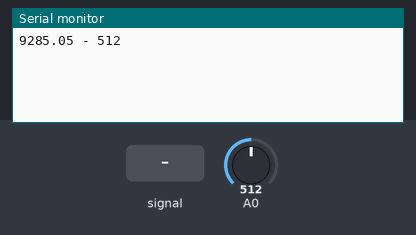
This sketch was run on a simulated Arduino Uno, built with avr-gcc and run on an emulated ATmega328P. On the bench: the last lines printed to the serial monitor. The test bench sets the inputs (shaded band); at power-on: A0 = 512.

Above: at 2.7 s.
2.8 s: A0 set to 716
At 3.8 s:
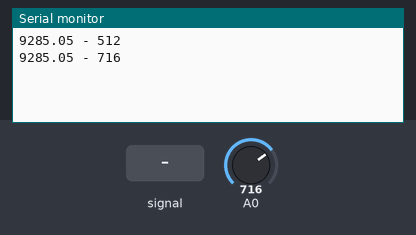
4.3 s: A0 set to 900
At 5.6 s:
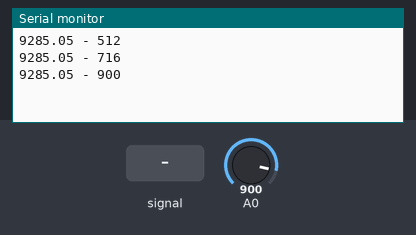
5.8 s: A0 fed a 200 Hz sine of ±81 counts around its level
At 7.8 s:
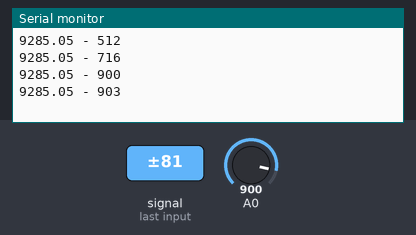
Timing chart, 0 to 8.3 s (numbered marks = the images above; inputs shaded):
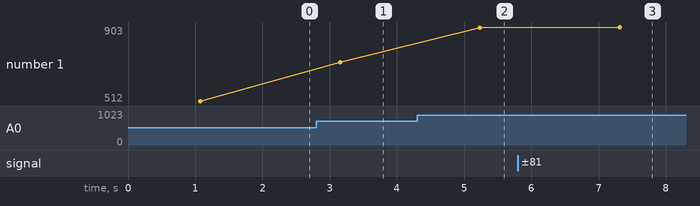

The sketch:

ADC_test.ino
```cpp
/*
  Arduino ADC Sampling rate test
  Rodrigo Feliciano - 10/01/2018
  www.pakequis.com.br
*/
#define N_SAMPLES 10000

unsigned long test;
float tmp = 0;
word i;
word dumb_read;

void setup()
{
  //resolution 8, 10 or 12 bits
  //analogReadResolution(12); //Arduino Due
  //analogReadResolution(10); //Arduino Due
  //analogReadResolution(8);  //Arduino Due
  Serial.begin(9600);
}

void loop()
{
  test = millis();

  //ADC Test
  for(i=0;i<N_SAMPLES;i++) dumb_read = analogRead(0);

  tmp = (millis() - test);
  tmp = (N_SAMPLES/tmp) * 1000; //1000ms = 1s

  Serial.print(tmp);
  Serial.print(" - ");
  Serial.println(dumb_read);
  delay(1000);
}
```

Measured:
- after the input at 2.8 s, the serial monitor: prints a new line after 0.36 s (image 1)
- after the input at 4.3 s, the serial monitor: prints a new line after 0.93 s (image 2)
- after the input at 5.8 s, the serial monitor: prints a new line after 1.5 s (image 3)
- plotted number 1: 512 → 716 after the input at 2.8 s, 716 → 900 after the input at 4.3 s, 900 → 903 after the input at 5.8 s
